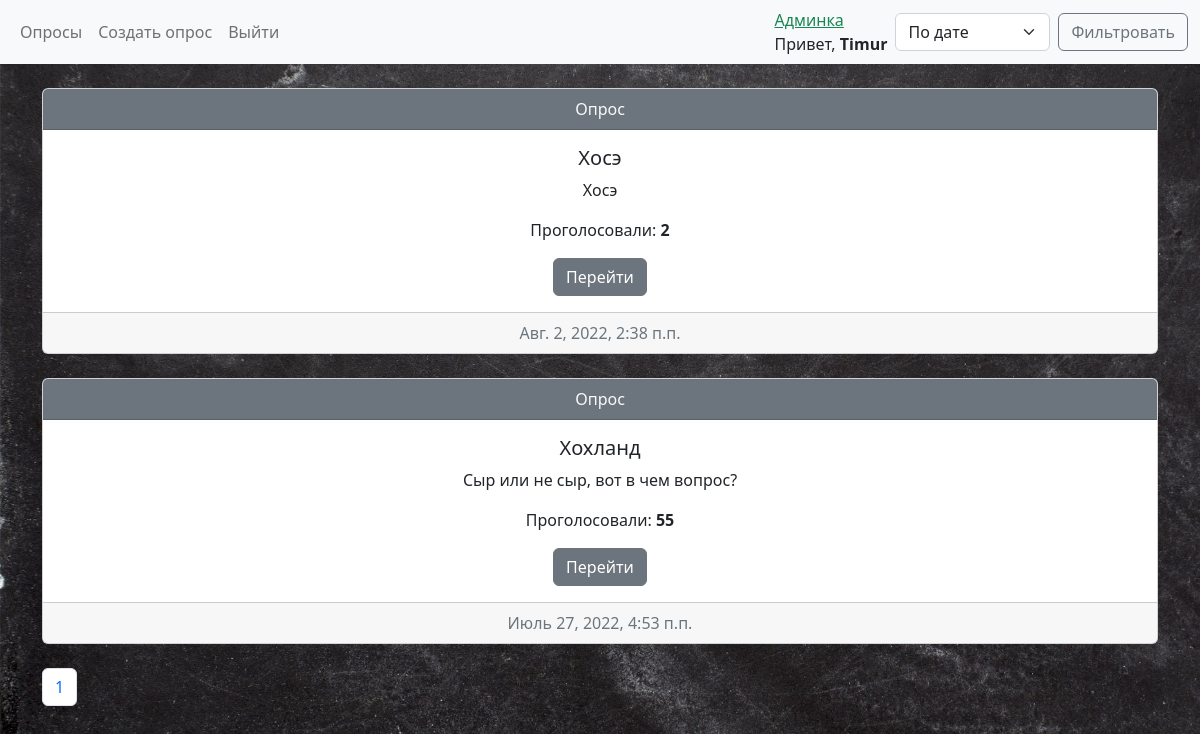
The app's page / (signed in) with its own data.
### project/models.py (models this page shows, shortened)
class Question(models.Model):
    question_text = models.CharField(max_length=200)
    pub_date = models.DateTimeField("date published")
    question_title = models.CharField(max_length=50)
    question_author = models.ForeignKey(User, on_delete=models.CASCADE)
    @property
    def total_votes(self):
        return self.choice_set.aggregate(models.Sum("votes"))["votes__sum"]

### project/views.py (the view)
# urls.py: path("", views.IndexView.as_view(), name="index"),
class IndexView(generic.ListView):
    template_name = "project/index.html"
    context_object_name = "latest_question_list"
    paginate_by = 7
    def get_queryset(self):
        days30 = timezone.now() - datetime.timedelta(days=30)
        if self.request.GET.get("select") == "date":
            return (
                Question.objects.filter(pub_date__lte=timezone.now()).filter(pub_date__gte=days30).order_by("pub_date")
            )
        elif self.request.GET.get("select") == "title":
            return (
                Question.objects.filter(pub_date__lte=timezone.now())
                .filter(pub_date__gte=days30)
                .order_by("question_title")
            )
        else:
            return (
                Question.objects.filter(pub_date__lte=timezone.now()).filter(pub_date__gte=days30).order_by("-pub_date")
            )

### project/templates/project/index.html (shortened to what this page needs)
{% extends "project/base.html" %}
{% block content %}
    {% if latest_question_list %}
        {% for question in latest_question_list %}
        <div class="card text-center mt-4">
            <div class="card-header bg-secondary text-light">
                Опрос
            </div>
            <div class="card-body">
                    <h5 class="card-title">{{ question.question_title }}</h5>
                    <p class="card-text">{{ question.question_text }}</p>
                    <p class="card-text">Проголосовали: <strong>{{ question.total_votes }}</strong></p>
                    <a href="{% url 'detail' question.id %}" class="btn btn-secondary">Перейти</a>
            </div>
            <div class="card-footer text-muted">
                {{ question.pub_date }}
            </div>
        </div>
        {% endfor %}
        <nav class="mt-4" aria-label="Page navigation example">
            <ul class="pagination">
                {% if page_obj.paginator.num_pages <= 5 %}
                    {% for page in page_obj.paginator.page_range %}
                        <li class="page-item"><a class="page-link" href="?page={{ page }}">{{ page }}</a></li>
                    {% endfor %}
                {% endif %}
            </ul>
          </nav>
    {% endif %}
{% endblock %}

### project/templates/project/base.html (shortened to what this page needs)
{% load static %}
<!DOCTYPE html>
<html lang="en">
<head>
    <link href="https://cdn.jsdelivr.net/npm/bootstrap@5.2.0-beta1/dist/css/bootstrap.min.css" rel="stylesheet">
    <link rel="stylesheet" type="text/css" href="{% static 'project/style.css' %}">
</head>
<body>
    {% block nav %}
    <nav class="position-sticky sticky-top navbar navbar-expand-lg bg-light">
        <div class="container-fluid ">
            <ul class="navbar-nav me-auto mb-2 mb-lg-0 text-center">
              <li class="nav-item">
                <a class="nav-link" href="{% url 'index' %}">Опросы</a>
              </li>
              <li class="nav-item">
                <a class="nav-link" href="{% url 'add_quest' %}">Создать опрос</a>
              </li>
              {% if not user.is_authenticated %}
                <li class="nav-item">
                  <a class="nav-link" href="{% url 'login' %}">Войти</a>
                </li>
                <li class="nav-item">
                  <a class="nav-link" href="{% url 'signup' %}">Регистрация</a>
                </li>
              {% else %}
                <li class="nav-item">
                  <a class="nav-link" href="{% url 'logout' %}">Выйти</a>
                </li>
              {% endif %}
            </ul>
            <div>
              {%if user.is_authenticated %}
                {% if user.is_superuser %}<a class="text-success" href="{% url 'admin:index' %}">Админка</a>{% endif %}
                <p class="m-0 pe-2">Привет, <strong>{{ user.username }}</strong></p>
              {% endif %}
            </div>
            <form action="{% url 'index' %}" method="GET" class="d-flex" role="search">
              <select class="form-select me-2" name="select">
                <option value="date">По дате</option>
              </select>
              <button class="btn btn-outline-secondary" type="submit">Фильтровать</button>
            </form>
        </div>
    </nav>
    {% endblock %}
    <div class="container">
        {% block content %}{% endblock %}
    </div>
    </body>
</html>

### project/static/project/style.css (style rules this page uses)
body { background: url("images/old-black-back.jpg"); background-size: cover; background-attachment: fixed; }
nav { transition: 1s; }

### records on screen
Question: question_title "Хосэ", question_text "Хосэ", total_votes "2", pub_date "Авг. 2, 2022, 2:38 п.п."
Question: question_title "Хохланд", question_text "Сыр или не сыр, вот в чем вопрос?", total_votes "55", pub_date "Июль 27, 2022, 4:53 п.п."

### other values on screen
{{ user.username }} "Timur"
{{ page }} "1"
